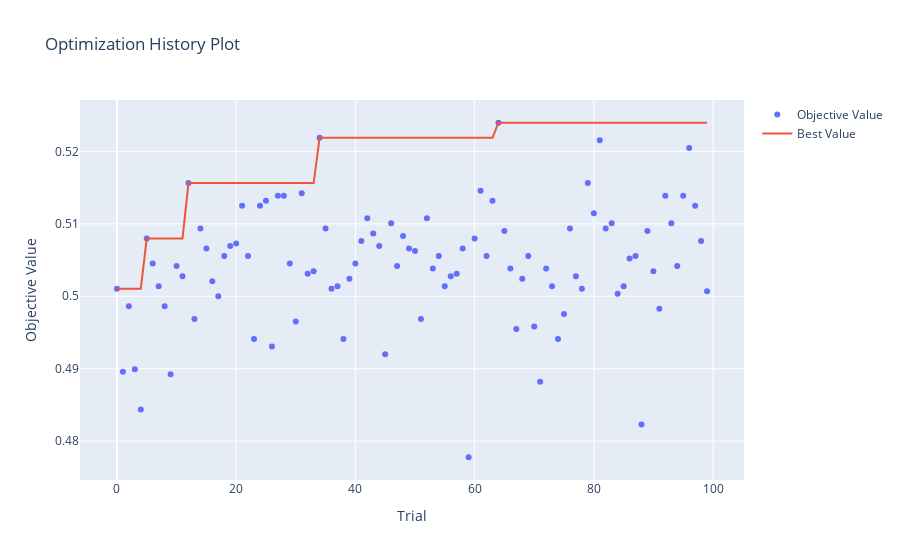
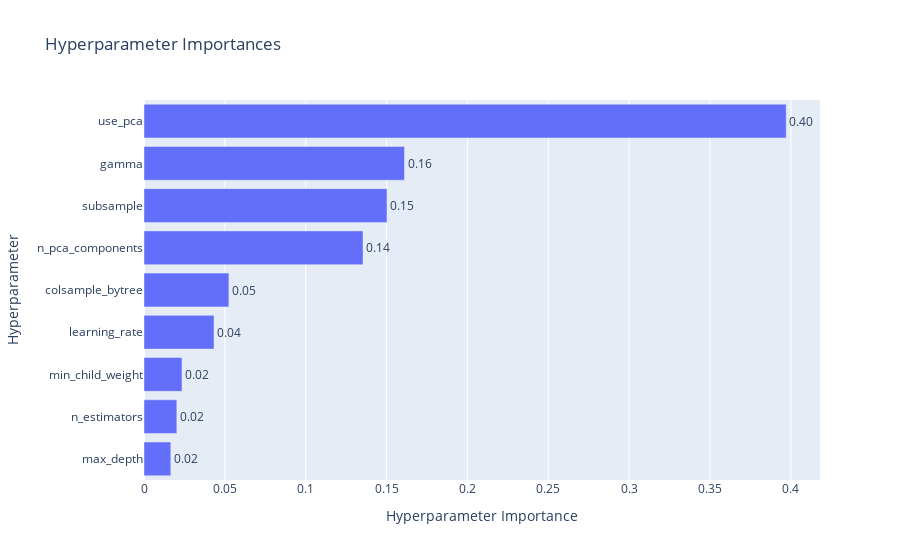
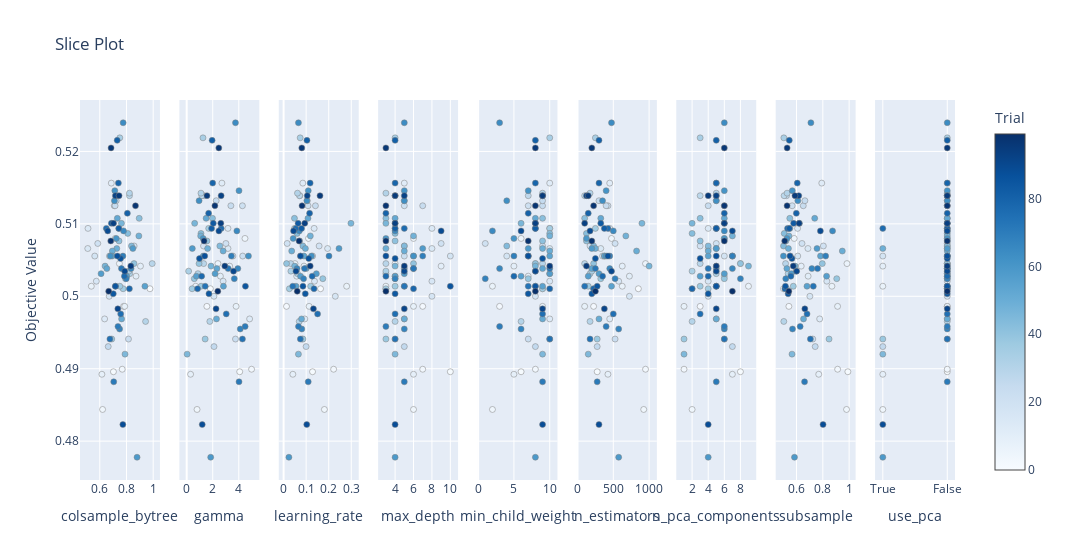

Write notebook code for charts like these, in order.
### Code cell
import numpy as np
from sklearn.model_selection import train_test_split
from sklearn.preprocessing import StandardScaler
from sklearn.metrics import accuracy_score
from sklearn.decomposition import PCA
import xgboost as xgb
import optuna
import optuna.visualization as vis

n = 9

X = np.load('Datasets/kryptonite-%s-X.npy'%(n))
y = np.load('Datasets/kryptonite-%s-y.npy'%(n))

def objective(trial):

    if trial.should_prune():
        raise optuna.TrialPruned()

    ### ========== Shuffle and Split Data ========== ###

    X_train, X_temp, y_train, y_temp = train_test_split(X, y, test_size=0.8, random_state=42)  # 60% training
    X_val, X_test, y_val, y_test = train_test_split(X_temp, y_temp, test_size=0.8, random_state=42)  # 20% validation, 20% test

    scaler = StandardScaler()
    X_train_scaled = scaler.fit_transform(X_train)
    X_val_scaled = scaler.transform(X_val)
    X_test_scaled = scaler.transform(X_test)

    use_pca = trial.suggest_categorical('use_pca', ['True', 'False'])
    n_components_pca = trial.suggest_int('n_pca_components', 1, max(1, X_train_scaled.shape[1]))


    ### ========== Train and Evaluate Model ========== ###

    if use_pca == 'True':
        pca = PCA(
            n_components=n_components_pca
        )
        X_train_scaled = pca.fit_transform(X_train_scaled)
        X_val_scaled = pca.transform(X_val)
        X_test_scaled = pca.transform(X_test)

    params = {
            'n_estimators': trial.suggest_int('n_estimators', 100, 1000, step=25),
            'max_depth': trial.suggest_int('max_depth', 3, 10),
            'learning_rate': trial.suggest_float('learning_rate', 0.01, 0.3),
            'subsample': trial.suggest_float('subsample', 0.5, 1.0),
            'colsample_bytree': trial.suggest_float('colsample_bytree', 0.5, 1.0),
            'gamma': trial.suggest_float('gamma', 0, 5),
            'min_child_weight': trial.suggest_int('min_child_weight', 1, 10),
            'n_jobs': -1
        }

    # Initialize and train classifier
    classifier = xgb.XGBClassifier(**params)

    classifier.fit(X_train_scaled, y_train)

    # Evaluate on the validation set
    y_val_pred = classifier.predict(X_val_scaled)
    val_accuracy = accuracy_score(y_val, y_val_pred)
    # print(f"Validation Accuracy: {val_accuracy:.4f}")

    # Evaluate on the test set
    y_test_pred = classifier.predict(X_test_scaled)
    test_accuracy = accuracy_score(y_test, y_test_pred)
    print(f"Test Accuracy: {test_accuracy:.4f}")

    return val_accuracy


# Create a study object
pruner = optuna.pruners.MedianPruner()
study = optuna.create_study(direction="maximize", pruner=pruner)

# Optimize the objective function
study.optimize(objective, n_trials=100)

print("Best hyperparameters:", study.best_params)
print("Best value:", study.best_value)

vis.plot_optimization_history(study).show()
vis.plot_param_importances(study).show()
vis.plot_slice(study).show()
# vis.plot_intermediate_values(study)
